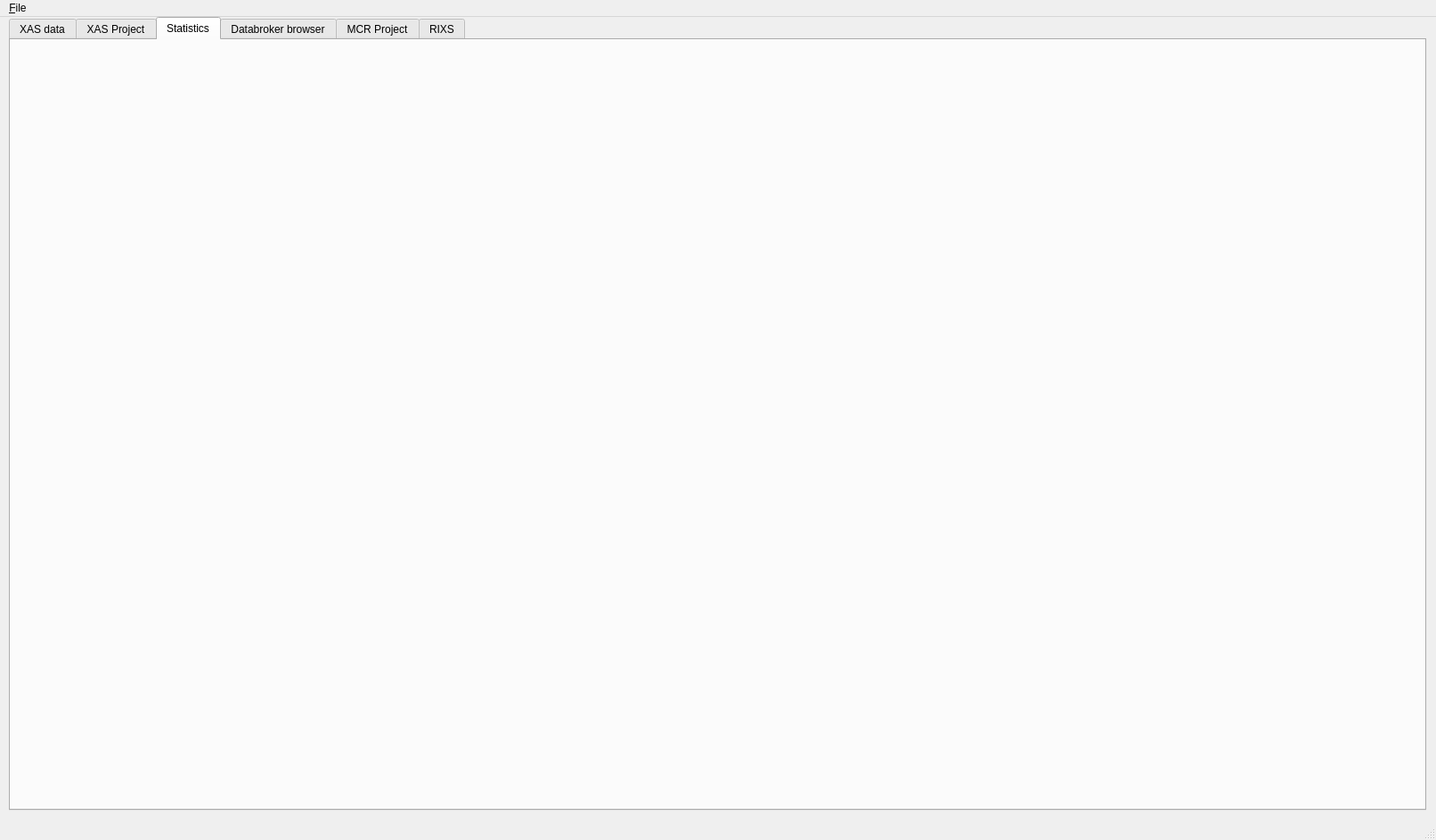
<?xml version="1.0" encoding="UTF-8"?>
<ui version="4.0">
 <class>Xview</class>
 <widget class="QMainWindow" name="Xview">
  <property name="geometry">
   <rect>
    <x>0</x>
    <y>0</y>
    <width>1612</width>
    <height>943</height>
   </rect>
  </property>
  <property name="windowTitle">
   <string>XView </string>
  </property>
  <widget class="QWidget" name="centralwidget">
   <widget class="QLabel" name="labelWorkingFolder">
    <property name="geometry">
     <rect>
      <x>10</x>
      <y>40</y>
      <width>311</width>
      <height>20</height>
     </rect>
    </property>
    <property name="text">
     <string/>
    </property>
   </widget>
   <widget class="QTabWidget" name="tabWidget">
    <property name="geometry">
     <rect>
      <x>10</x>
      <y>0</y>
      <width>1591</width>
      <height>891</height>
     </rect>
    </property>
    <property name="font">
     <font>
      <italic>false</italic>
     </font>
    </property>
    <property name="currentIndex">
     <number>2</number>
    </property>
    <widget class="QWidget" name="tab_visualize">
     <attribute name="title">
      <string>XAS data</string>
     </attribute>
     <widget class="QWidget" name="verticalLayoutWidget">
      <property name="geometry">
       <rect>
        <x>10</x>
        <y>10</y>
        <width>1571</width>
        <height>851</height>
       </rect>
      </property>
      <layout class="QVBoxLayout" name="layout_data"/>
     </widget>
    </widget>
    <widget class="QWidget" name="tab_preprocess">
     <attribute name="title">
      <string>XAS Project</string>
     </attribute>
     <widget class="QWidget" name="verticalLayoutWidget_2">
      <property name="geometry">
       <rect>
        <x>10</x>
        <y>10</y>
        <width>1571</width>
        <height>921</height>
       </rect>
      </property>
      <layout class="QVBoxLayout" name="layout_project"/>
     </widget>
    </widget>
    <widget class="QWidget" name="tab_4">
     <attribute name="title">
      <string>Statistics</string>
     </attribute>
     <widget class="QWidget" name="verticalLayoutWidget_7">
      <property name="geometry">
       <rect>
        <x>0</x>
        <y>0</y>
        <width>1581</width>
        <height>831</height>
       </rect>
      </property>
      <layout class="QVBoxLayout" name="layout_statistics"/>
     </widget>
    </widget>
    <widget class="QWidget" name="tab_databroker">
     <attribute name="title">
      <string>Databroker browser</string>
     </attribute>
     <widget class="QTabWidget" name="tabWidget_databroker">
      <property name="geometry">
       <rect>
        <x>10</x>
        <y>10</y>
        <width>1571</width>
        <height>831</height>
       </rect>
      </property>
      <property name="currentIndex">
       <number>1</number>
      </property>
      <widget class="QWidget" name="tab_2">
       <attribute name="title">
        <string>Experimental data</string>
       </attribute>
       <widget class="QWidget" name="verticalLayoutWidget_3">
        <property name="geometry">
         <rect>
          <x>0</x>
          <y>0</y>
          <width>1541</width>
          <height>771</height>
         </rect>
        </property>
        <layout class="QVBoxLayout" name="layout_databroker">
         <property name="topMargin">
          <number>4</number>
         </property>
        </layout>
       </widget>
      </widget>
      <widget class="QWidget" name="tab_3">
       <attribute name="title">
        <string>Processed data</string>
       </attribute>
       <widget class="QWidget" name="verticalLayoutWidget_6">
        <property name="geometry">
         <rect>
          <x>0</x>
          <y>0</y>
          <width>1541</width>
          <height>771</height>
         </rect>
        </property>
        <layout class="QVBoxLayout" name="layout_databroker_proc">
         <property name="topMargin">
          <number>4</number>
         </property>
        </layout>
       </widget>
      </widget>
     </widget>
    </widget>
    <widget class="QWidget" name="tab">
     <attribute name="title">
      <string>MCR Project</string>
     </attribute>
     <widget class="QWidget" name="verticalLayoutWidget_5">
      <property name="geometry">
       <rect>
        <x>0</x>
        <y>10</y>
        <width>1581</width>
        <height>821</height>
       </rect>
      </property>
      <layout class="QVBoxLayout" name="layout_mcr"/>
     </widget>
    </widget>
    <widget class="QWidget" name="tab_rixs">
     <attribute name="title">
      <string>RIXS</string>
     </attribute>
     <widget class="QWidget" name="verticalLayoutWidget_4">
      <property name="geometry">
       <rect>
        <x>0</x>
        <y>10</y>
        <width>1581</width>
        <height>821</height>
       </rect>
      </property>
      <layout class="QVBoxLayout" name="layout_rixs"/>
     </widget>
    </widget>
   </widget>
  </widget>
  <widget class="QStatusBar" name="statusbar"/>
  <widget class="QMenuBar" name="menuBar">
   <property name="geometry">
    <rect>
     <x>0</x>
     <y>0</y>
     <width>1612</width>
     <height>30</height>
    </rect>
   </property>
   <widget class="QMenu" name="menu_File">
    <property name="title">
     <string>&amp;File</string>
    </property>
    <addaction name="action_open_project"/>
    <addaction name="action_save_project"/>
    <addaction name="separator"/>
    <addaction name="action_exit"/>
   </widget>
   <addaction name="menu_File"/>
  </widget>
  <action name="action_open_project">
   <property name="text">
    <string>&amp;Open project</string>
   </property>
  </action>
  <action name="action_save_project">
   <property name="text">
    <string>&amp;Save project</string>
   </property>
  </action>
  <action name="action_save_datasets_as_text">
   <property name="text">
    <string>Save datasets as text</string>
   </property>
  </action>
  <action name="action_exit">
   <property name="text">
    <string>&amp;Exit</string>
   </property>
  </action>
  <action name="action_merge">
   <property name="text">
    <string>Merge</string>
   </property>
  </action>
  <action name="action_rename">
   <property name="text">
    <string>Rename</string>
   </property>
  </action>
  <action name="action_remove">
   <property name="text">
    <string>Remove</string>
   </property>
  </action>
  <action name="action_combine_and_save_as_text">
   <property name="text">
    <string>Combine and save as text</string>
   </property>
  </action>
 </widget>
 <resources/>
 <connections/>
</ui>
